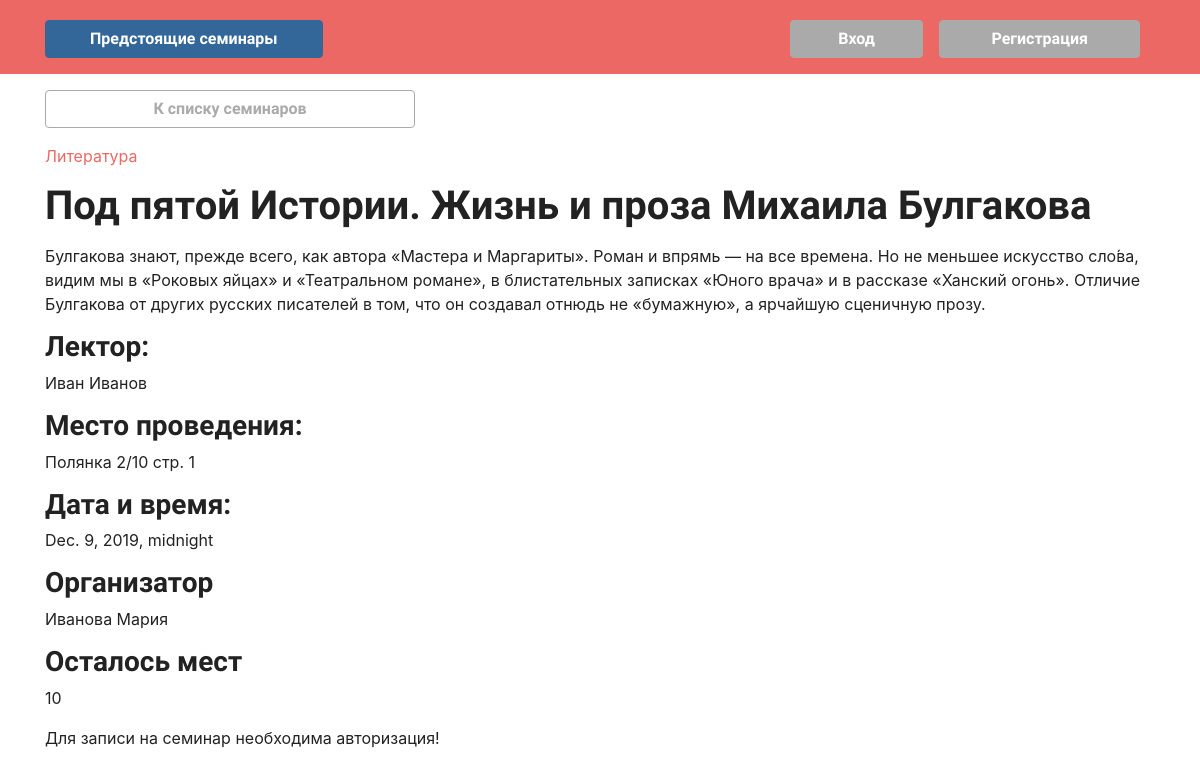
Screenshot of /science_workshop/1 with the database file from the repository.
### workshops_app/models.py (models this page shows, shortened)
class ScienceWorkshop(models.Model):
    title = models.CharField(max_length=100, verbose_name='Название семинара')
    description = models.CharField(max_length=500, verbose_name='Описание', default=' ')
    date_time = models.DateTimeField(verbose_name='Дата проведения')
    place = models.CharField(max_length=200, verbose_name='Место проведения')
    theme = models.ForeignKey(Theme, on_delete=models.SET_NULL, null=True, verbose_name='Тематика')
    organizer = models.ForeignKey(User, on_delete=models.SET_NULL, null=True, verbose_name='Организатор')
    speaker = models.CharField(max_length=100, verbose_name='Лектор', default=None)
    is_over = models.BooleanField(null=True)
    max_listeners = models.IntegerField(null=True, verbose_name='Максимальное количество слушателей')

class Theme(models.Model):
    name = models.CharField(max_length=50, verbose_name='Название темы')
    def __str__(self):
        return self.name

class User(AbstractUser):
    first_name = models.TextField(verbose_name='Имя')
    last_name = models.TextField(verbose_name='Фамилия')
    avatar = models.ImageField(null=True, blank=True, upload_to='media', verbose_name='Аватарка', default='media/default.png')
    user_type = models.ForeignKey(UserType, on_delete=models.CASCADE, null=True, verbose_name='Тип пользователя')
    def __init__(self, *args, **kwargs):
        super(User, self).__init__(*args, **kwargs)
        self._meta.get_field('password').verbose_name = 'Пароль'
        self._meta.get_field('username').verbose_name = 'Имя пользователя'
    def __str__(self):
        return '{} {}'.format(self.last_name, self.first_name)

### workshops_app/views.py (the view)
# urls.py: path('science_workshop/<str:id>', v.ScienceWorkshopDetail.as_view(), name='science_workshop_detail_url'),
class ScienceWorkshopDetail(View):
    model = ScienceWorkshop
    template = 'workshop_detail.html'
    def get(self, request, id):
        science_workshop = get_object_or_404(self.model, id__iexact=id)
        registrations = len(RegistrationOnSeminar.objects.filter(science_workshop=science_workshop))
        left = science_workshop.max_listeners - registrations
        if request.user.is_authenticated:
            is_registrated = len(RegistrationOnSeminar.objects.filter(listener = request.user, science_workshop=science_workshop))
        else:
            is_registrated = 1
        return render(request, self.template, context={'science_workshop': science_workshop,
                                                        'registrations':registrations,
                                                        'left': left,
                                                        'is_registrated': is_registrated
                                                        })

### templates/workshop_detail.html
{% extends 'base.html' %}
{% block content %}
    {% if science_workshop.is_over %}
        <a href="{% url 'archive_url' %}" class="btn btn btn-outline-secondary mt-3 col-lg-4"> К архиву </a>
    {% else %}
        <a href="{% url 'science_workshops' %}" class="btn btn btn-outline-secondary mt-3 col-lg-4"> К списку семинаров </a>
    {% endif %}
    <p class="text-primary mt-3"> {{science_workshop.theme}} </p>
    <h1 class="mt-3 mb-3">{{science_workshop.title}}</h1>
    <p> {{science_workshop.description}} </p>
    <h3>Лектор:</h3>
    <p> {{science_workshop.speaker}} </p>
    <h3>Место проведения:</h3>
    <p> {{science_workshop.place}} </p>
    <h3>Дата и время:</h3>
    <p> {{science_workshop.date_time}} </p>
    <h3>Организатор</h3>
    <p> {{science_workshop.organizer}} </p>
    <h3>Осталось мест</h3>
    <p>{{ left }}</p>
    {% if user.is_authenticated %}
        {% if user.user_type.id == 2 %}
            {% if registrations <= science_workshop.max_listeners %}
                {% if is_registrated == 0 %}
                    <a href="{{ science_workshop.registration_on_science_workshop }}" class="btn btn-outline-info mt-3 col-4"> Посетить </a>
                {% else %}
                    <p>Ждём вас на семинаре!</p>
                {% endif %}
            {% endif %}
        {% else %}
            <a href="{{ science_workshop.update }}" class="btn btn-outline-info mb-3 col-3"> Редактировать </a>
            {% if not science_workshop.is_over %}
                <a href="{{ science_workshop.archive }}" class="btn btn-outline-info mb-3 col-3"> Добавить в архив </a>
            {% endif %}
            <a href="{{ science_workshop.delete }}" class="btn btn-outline-primary mb-3 col-3"> Удалить </a>
        {% endif %}
    {% else %}
        <p>Для записи на семинар необходима авторизация!</p>
    {% endif %}
    {% endblock %}

### templates/base.html (shortened to what this page needs)
<!DOCTYPE html>
<html lang="en">
    <head>
        <link href="https://stackpath.bootstrapcdn.com/bootswatch/4.3.1/journal/bootstrap.min.css" rel="stylesheet">
    </head>
    <body>
    {% load static %}
        <header class = 'header p-3 bg-primary navbar-dark'>
            <div class="container">
                <div class="d-flex">
                    {% if list_type == 'new' %}
                        <a href="{% url 'archive_url' %}" class="btn btn-info mt-1 col-lg-3 col-xs-12"> Архив </a>
                    {% else %}
                    <a href="{% url 'science_workshops' %}" class="btn btn-info mt-1 col-lg-3 col-xs-12"> Предстоящие семинары </a>
                    {% endif %}
                    <div class="container d-flex justify-content-end align-items-center">
                        {% if user.is_authenticated %}
                            {% if user.user_type.id == 1 %}
                                <a href="{% url 'science_workshop_create_url' %}" class="btn btn-secondary mt-1 mr-3 col-lg-3 col-xs-12"> Создать семинар </a>
                            {% endif %}
                            <a href="{% url 'logout' %}" class="btn btn-secondary mt-1 col-lg-2 col-xs-12"> Выход </a>
                        {% else %}
                            <a href="{% url 'login' %}" class="btn btn-secondary mt-1 mr-3 col-lg-2 col-xs-12"> Вход </a>
                            <a href="{% url 'registration_url' %}" class="btn btn-secondary mt-1 col-lg-3 col-xs-12"> Регистрация </a>
                        {% endif %}
                    </div>
                </div>
            </div>
        </header>
        <main class = 'main'>
            <div class = 'container'>
                {% block content %}{% endblock %}
            </div>
        </main>
    </body>
</html>

### rows the page displays
ScienceWorkshop: theme "Литература", title "Под пятой Истории. Жизнь и проза Михаила Булгакова", description "Булгакова знают, прежде всего, как автора «Мастера и Маргариты». Роман и впрямь — на все времена. Но не меньшее искусство сло́ва, видим мы в «Роковых яйцах» и «Театральном романе», в блистательных записках «Юного врача» и в рассказе «Ханский огонь». Отличие Булгакова от других русских писателей в том, что он создавал отнюдь не «бумажную», а ярчайшую сценичную прозу.", speaker "Иван Иванов", place "Полянка 2/10 стр. 1", date_time "Dec. 9, 2019, midnight", organizer "Иванова Мария"

### other values shown
{{ left }} "10"
